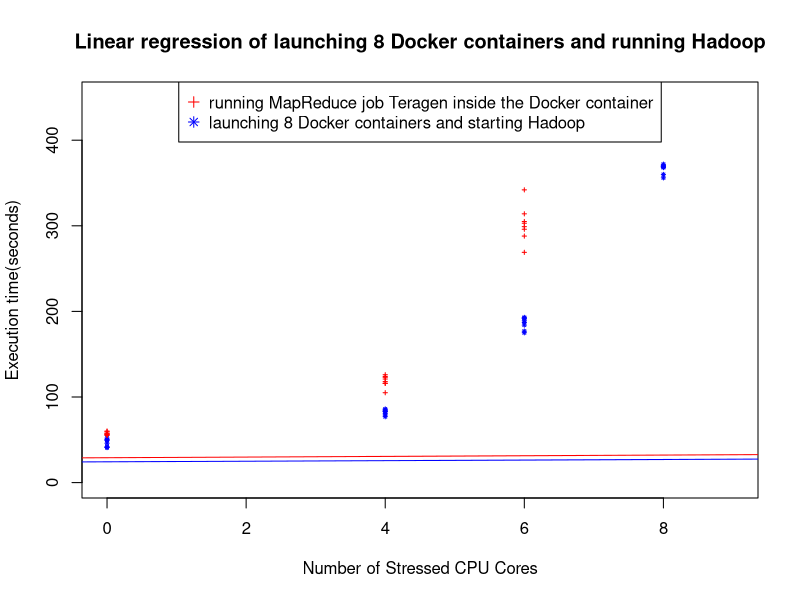

Generate this figure with R:
#!/usr/bin/Rscript
# this is for plotting the tendency of Docker container with stressed cpu cores
old=getwd();
basedir="/home/peipei/course/CSC547/experiment_docker_hadoop/stress_docker";
setwd(basedir);

hadoop_no_stress=c(42,50,52,41,49,41,50,46);
hadoop_cpu4_stress=c(79,83,85,86,77,84,81,83);
hadoop_cpu6_stress=c(177,192,184,189,175,192,193,187);
hadoop_cpu8_stress=c(372,368,360,356,369,369,370,370);
hadoop_stress=c(hadoop_no_stress,hadoop_cpu4_stress,hadoop_cpu6_stress,hadoop_cpu8_stress);
x_hadoop=c(rep(0,each=8),rep(4,each=8),rep(6,each=8),rep(8,each=8))

job_no_stress=c(56,60,57,55,58,56,60,57);
job_cpu4_stress=c(123,126,118,105,124,116,116,121);
job_cpu6_stress=c(314,269,299,303,342,296,288,305);
job_stress=c(job_no_stress,job_cpu4_stress,job_cpu6_stress);
x_job=c(rep(0,each=8),rep(4,each=8),rep(6,each=8));

name="stress_cpu";
png(paste(getwd(),paste(name,"png",sep="."),sep="/"));
plot(x=NULL,y=NULL,mai="Linear regression of launching 8 Docker containers and running Hadoop",xlab="Number of Stressed CPU Cores",ylab="Execution time(seconds)",xlim=range(0:9),ylim=range(0:450));


f <- function(x,a,b) {a * exp(b * x)}

points(x_hadoop,hadoop_stress,type="p",pch=8,cex=0.4,col="blue");
#reg1<-lm(hadoop_stress~x_hadoop);
#reg1<-nls(hadoop_stress~exp(b*x_hadoop),start=list(b=1.3));
reg1<-nls(hadoop_stress~f(x_hadoop,a,b),start=c(a=2, b=1));
abline(reg1,col="blue");

points(x_job,job_stress,type="p",pch=3,cex=0.4,col="red");
#reg2<-lm(job_stress~x_job);
#reg2<-nls(job_stress~exp(a*x_job),start=list(a=1.3));
reg2<-nls(job_stress~f(x_job,a,b),start=c(a=2, b=1));
abline(reg2,col="red");

legend("top",horiz=FALSE,legend=c("running MapReduce job Teragen inside the Docker container","launching 8 Docker containers and starting Hadoop"), pch=c(3,8), col=c("red","blue"))

dev.off();
